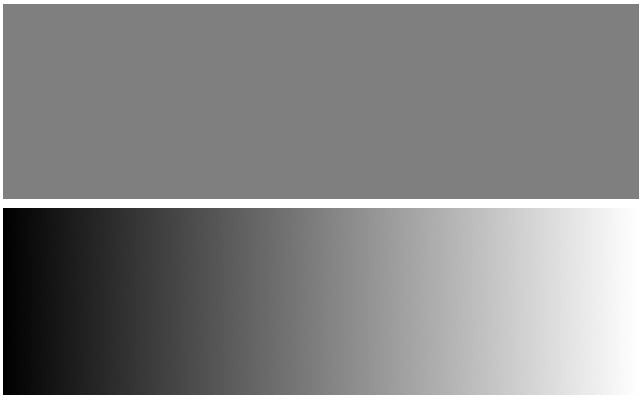
#> input picture Assignment 2/Test_data/ed-eg.png, 640 x 400 px, found by its file name
$ jupyter execute --allow-errors 'Assignment 2.ipynb'
#> lines starting #> are read from the running program, lines starting #| are printed output that depends on the picture
[cell 1]
import cv2 as cv
import matplotlib.pyplot as plt
import numpy as np
import glob

[cell 2]
def plot_image_grayscale(image,title="Image"):
    plt.imshow(image, cmap='gray')
    plt.title(title)
    plt.show()

### Q1. Search the web for Colour Halftoning algorithms. Select one of them and write a detailed report on it OR implement the selected algorithm and show results on the test images.

Implementing Random dot color dithering

[cell 3]
images = [cv.imread(file) for file in glob.glob("Data/*.ppm")]

[cell 4]
for image in images:
    image = cv.cvtColor(image, cv.COLOR_BGR2RGB)
    height = image.shape[0]
    width = image.shape[1]
    plot_image(image, "Original Image")

### Q2. Try coming up with your own error diffusion coefficients and implement the standard error-diffusion algorithm. Compare the performance of your coefficients against Floyd-Steinberg's on this image. Discuss the patterns visible in yours and in Floyd-Steinberg's at the various gray levels.

Floyd Steinberg's Algorithm

[cell 5]
def error_diffusion_algo(image, indexes, num_of_indexes, coeffs, result_image):
    new_image = image.copy()
    for i in range(1,new_image.shape[0]-1):
        for j in range(1,new_image.shape[1]-1):
            error = 0
            if new_image[i][j] < 128 : # threshold for binarisation - 128
                error = new_image[i][j]
                new_image[i][j] = 0
            else:
                error = new_image[i][j] - 255
                new_image[i][j] = 255
            for k in range(num_of_indexes):
                new_image[i+indexes[k][0]][j+indexes[k][1]] = np.clip(
                                                                (new_image[i+indexes[k][0]][j+indexes[k][1]]\
                                                                + coeffs[k] * error), 0, 255)
#     new_image = np.uint8(new_image)
    cv.imwrite(result_image, new_image)

[cell 6]
image = cv.imread('data/ed-eg.png', 0)
#> image is the input picture: shape (400, 640); min 0, max 255, mean 133.8

floyd_steinberg_indexes = [[0,1], [1,1], [1,0], [1,-1]]
floyd_steinberg_coeffs = [7 / 16, 1 / 16, 5 / 16, 3 / 16]
num_of_indexes = 4
error_diffusion_algo(image, floyd_steinberg_indexes, num_of_indexes, floyd_steinberg_coeffs, "Results/FloydSteinbergDiffused.png")
#> after the loop in error_diffusion_algo, `for i in range(1,new_image.shape[0]-1):`:
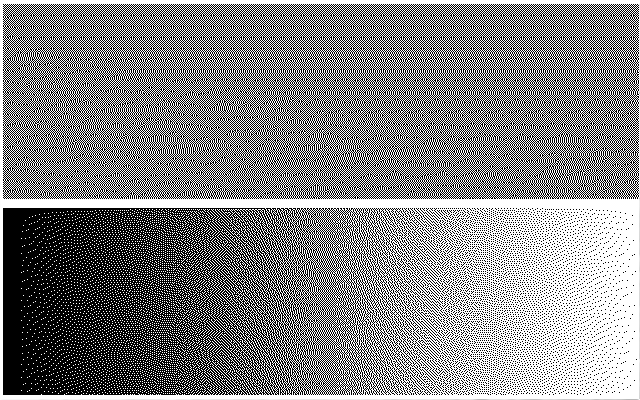
#> new_image: shape (400, 640); min 0, max 255, mean 131.9

my_diffusion_indexes = [[0,1], [1,1], [1,0],[0,2], [2,2], [2,0]]
my_diffusion_coeffs = [7/26, 5/26, ]
num_of_indexes = 6
#> (the rest of this cell did not finish here and is left out)


$ run again, with Assignment 2/Test_data/orange-flower.ppm saved as Assignment 2/Test_data/ed-eg.png
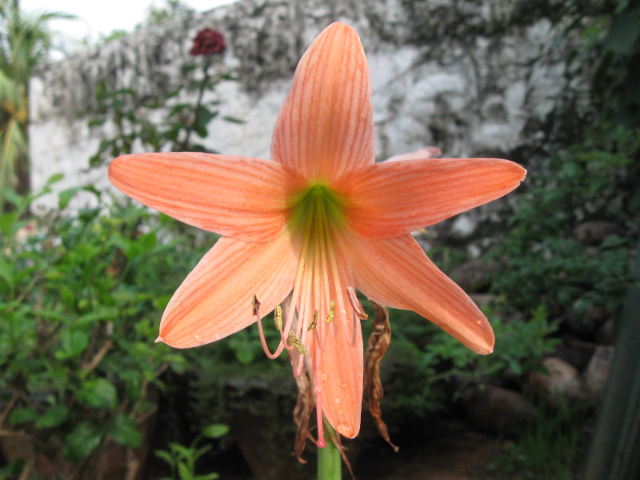
#> input picture Assignment 2/Test_data/orange-flower.ppm, 640 x 480 px, found by its file name
#> `image = cv.imread('data/ed-eg.png', 0)`:
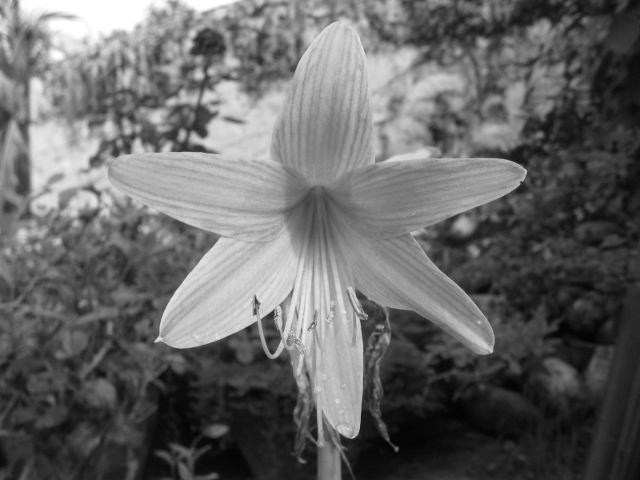
#> image: shape (480, 640); min 2, max 255, mean 102.1
#> after the loop in error_diffusion_algo, `for i in range(1,new_image.shape[0]-1):`:
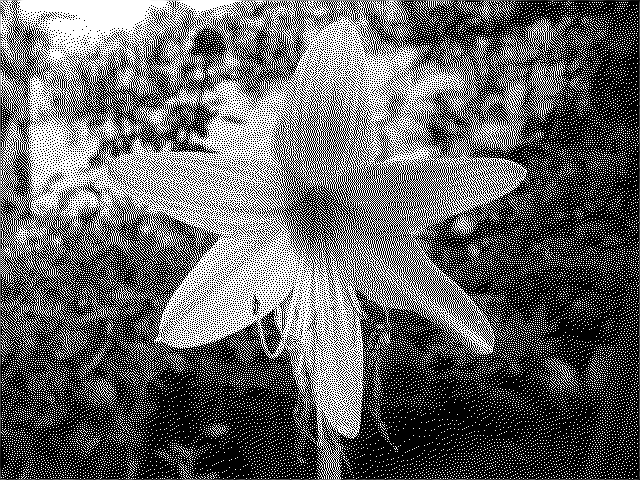
#> new_image: shape (480, 640); min 0, max 255, mean 100.3
